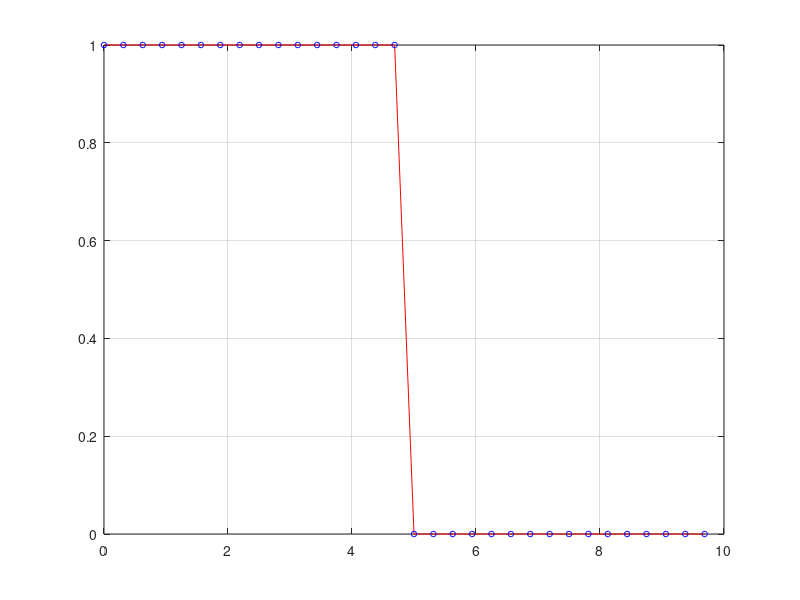
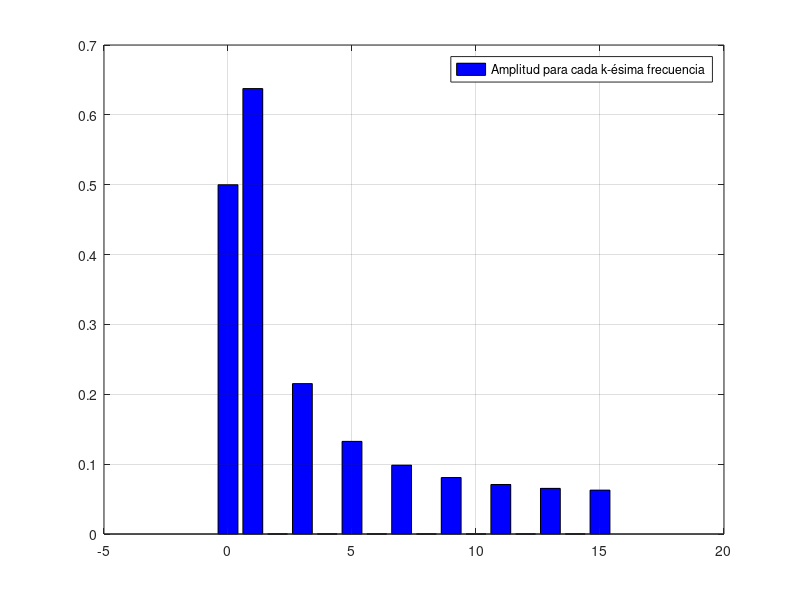
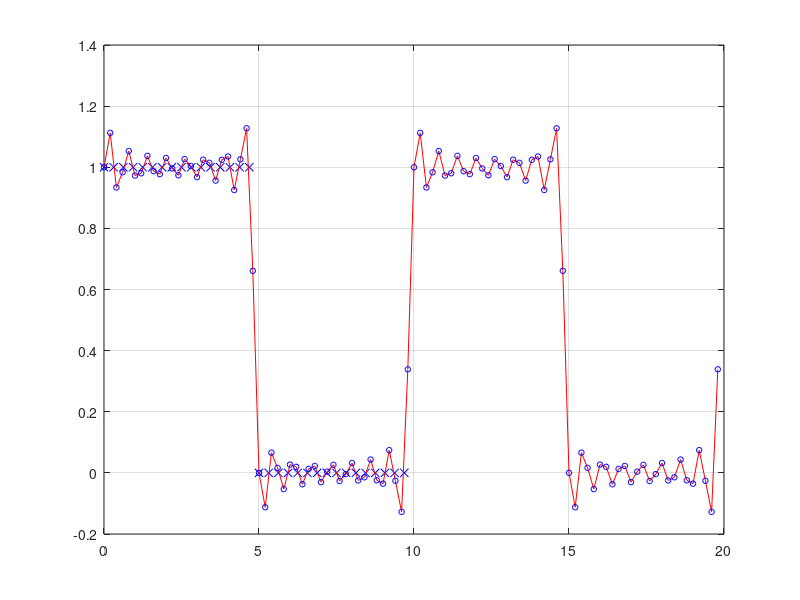
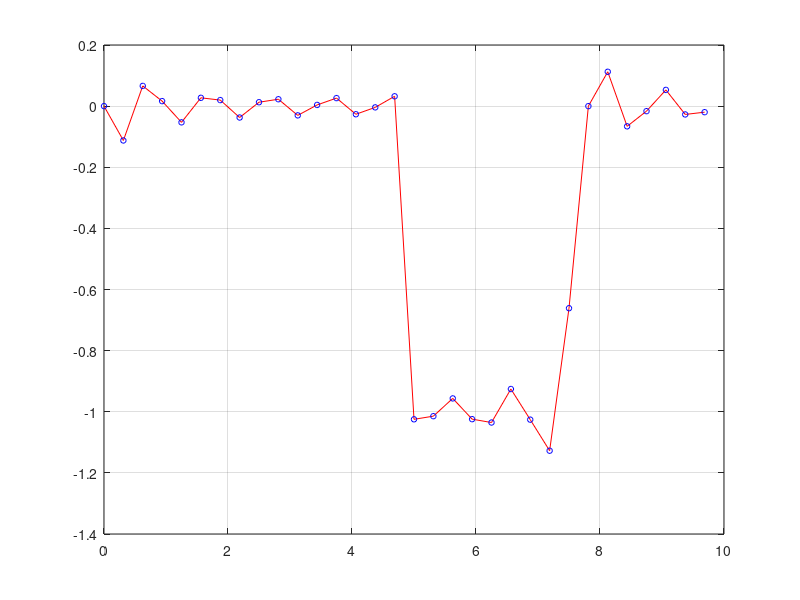

Recreate these plots in MATLAB, in order.
function Aprox_por_minimos_cuadrados
  clc, clear
  Tp = 10;
  Td = 0;
  global N = 32;
  global w0=(2*pi)/N;
  global Dt = Tp/N;
  global m =fix((N-1)/2);
  global dim=1+2*m;

  %Vector t
  %t = linspace(0, Tp, N);
  t=zeros(N,1);
  for i=1 : N
      t(i) = (i-1) * Dt;
  endfor

  %Vector g
  g=zeros(N,1);
  for k=1:N
    if k <= N/2
      g(k,1)=1;
    else
      g(k,1)=0;
    endif
  endfor

  figure(1) %Grafico de gt
  plot(t,g, "marker", "o", "markerEdgeColor", "b", ...
  "markersize", 4, "color","red")
  grid on

  phi = calcular_matriz_phi(N, dim); % Llamada a función y devuelve phi

  % PHI' * PHI * alfa = PHI' * g
  A = phi' * phi;  % MATRIZ DIAGONAL
  B = phi' * g;    % Vector de terminos independientes
  % A alfa = B



  %Vector de incognitas (vector alfa)
  alfa= zeros(dim,1); %Matriz de incognitas  [a0,a1,b1,a2,b2,...]
  % a0= B(1,1)/N, a1 = B(2,1)/(N/2),  b1 = B(3,1)/(N/2),.....
  alfa(1,1)= B(1,1)/N;
  for j=2:dim
    alfa(j,1)=B(j,1)/(N/2);
  endfor
  disp(alfa)

  %Amplitud
  [k, Amp] = calcular_amplitudes(alfa); % Llamada a función
  figure (2)  %Grafico de Amplitud con frecuencia
  bar(k,Amp,'ob')
  grid on
  legend('Amplitud para cada k-ésima frecuencia')

  %Calcular P(t)
  N2 = 100;
  Tp2 = 20;
  dt2 = Tp2/N2;
  dw = w0/ Dt;
  for k=1:N2
    t2(1,k)=dt2*(k-1);
  endfor
  P=zeros(N2,1);

  for i=1: N2
    valor = alfa(1,1);
    for k=1:m
      valor = valor + alfa(k*2,1)*cos(k*dw*(t2(1,i)-t2(1,1))) + alfa(k*2+1,1)*sin(k*dw*(t2(1,i)-t2(1,1)));
    endfor
    P(i,1)= valor;
  endfor

  figure(3)
  plot(t,g,'xb',t2,P, "marker", "o", "markerEdgeColor", "b", ...
  "markersize", 4, "color","red")
  grid on
  display(A)
  display(B)
  display(alfa)

  %Vector R(t)
  r = calcular_matriz_resto(g, P); % Llamada a función y devuelve r
  figure(4)
  plot(t,r, "marker", "o", "markerEdgeColor", "b", ...
  "markersize", 4, "color","red")
  grid on

  %norm(r,2)


endfunction

function [phi] = calcular_matriz_phi(N, dim)

  phi = zeros(N, dim);
  global m;
  global w0;

  for n=1:N %primero recorro por filas
    phi(n,1)=1;
    for k=1:m %recorro por columnas pero no por dim sino por m
      phi(n,2*k)=cos(k*w0*(n-1));
      phi(n,2*k+1)=sin(k*w0*(n-1));
    endfor
    endfor
end

function [k, Amp] = calcular_amplitudes(alfa) % Devuelve el vector k para poder graficar y el vector Amp que es el vector de amplitudes
    global m;

    k=zeros(1,m+1);%%vector K de frecuencias
    for j=1:m+1
      k(1,j)=j-1;
    endfor

    Amp=zeros(m+1, 1);  % vector de Amplitudes [Ao,A1,A2,...]
    Amp(1,1) = alfa(1,1); % Amp(0) = a0
    for j=1:m
      Amp(j+1,1) = sqrt((alfa(2*j,1))^2 + (alfa(2*j+1,1))^2);
    endfor
end
function [r] = calcular_matriz_resto(g, P)
  global N;
  r=zeros(N,1);
  for k=1: N
    r(k) = g(k) - P(k);
  endfor
end

